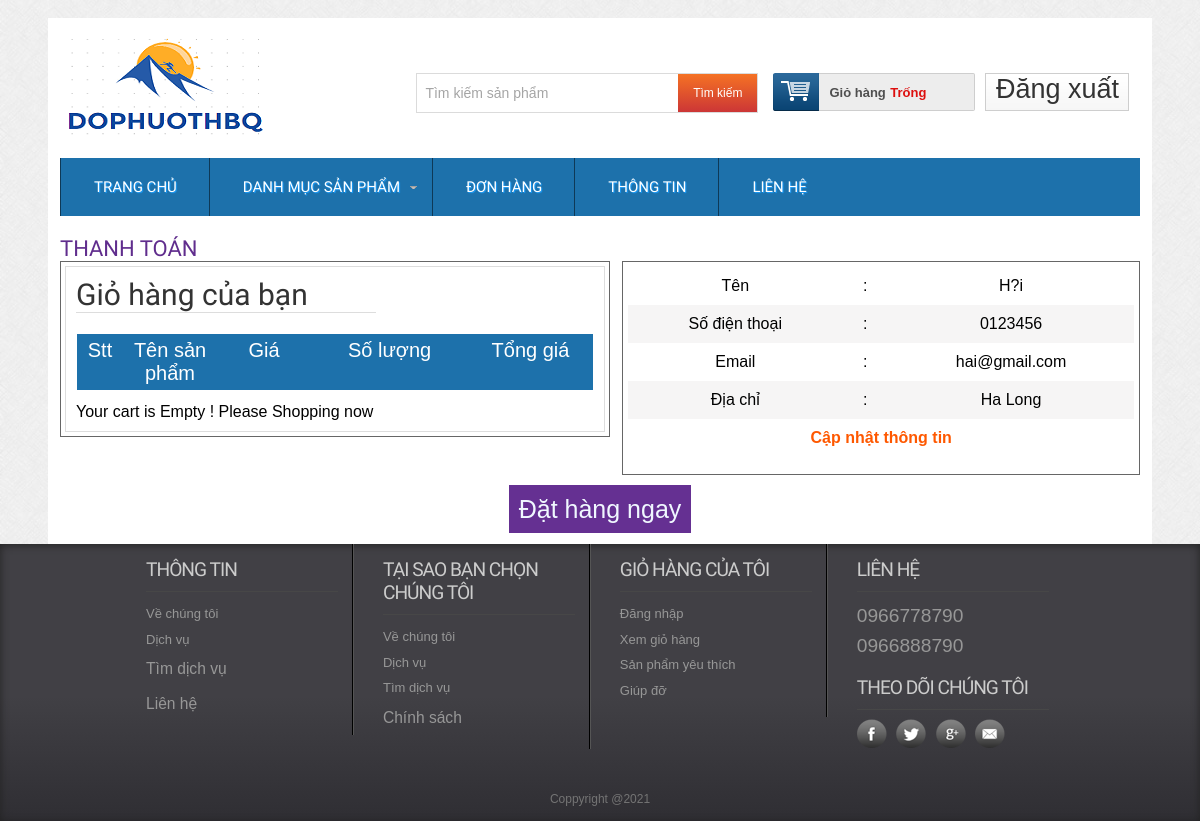
The app's page /thanhtoan.php (signed in) with its own data.
### tables this page shows
CREATE TABLE `tbl_customer` (
  `id` int(11) NOT NULL,
  `name` varchar(255) NOT NULL,
  `address` varchar(255) NOT NULL,
  `phone` varchar(30) NOT NULL,
  `email` varchar(50) NOT NULL,
  `password` varchar(255) NOT NULL
);

### classes/cart.php (called while the page is built, shortened)
<?php
	$filepath = realpath(dirname(__FILE__));
	include_once ($filepath.'/../lib/database.php');
?>
<?php
	class cart
	{
		private $db;
		public function __construct()
		{
			$this->db = new Database();
		}
		public function check_cart()
		{
			$sId = session_id();
			$query = "SELECT * FROM tbl_cart WHERE sId = '$sId' ";
			$result = $this->db->select($query);
			return $result;
		}
	}
 ?>

### lib/database.php (called while the page is built, shortened)
<?php
Class Database extends PDO{
   public $host   = DB_HOST;
   public $user   = DB_USER;
   public $pass   = DB_PASS;
   public $dbname = DB_NAME;
   public $link;
private function connectDB(){
   $this->link = new mysqli($this->host, $this->user, $this->pass,
    $this->dbname);
 }
public function select($query){
  $result = $this->link->query($query) or
   die($this->link->error.__LINE__);
  if($result->num_rows > 0){
    return $result;
  } else {
    return false;
  }
 }
}

### classes/customer.php (called while the page is built, shortened)
<?php
	$filepath = realpath(dirname(__FILE__));
	include_once ($filepath.'/../lib/database.php');
?>
<?php
	class customer
	{
		private $db;
		public function __construct()
		{
			$this->db = new Database();
		}
		public function show_customers($id)
		{
			$query = "SELECT * FROM tbl_customer WHERE id='$id' ";
			$result = $this->db->select($query);
			return $result;
		}
	}
 ?>

### lib/session.php (called while the page is built, shortened)
<?php
class Session{
 public static function get($key){
    if (isset($_SESSION[$key])) {
     return $_SESSION[$key];
    } else {
     return false;
    }
 }
}
?>

### thanhtoan.php (the view, shortened to what this page needs)
<?php
	include 'inc/header.php';
 ?>
<form action="" method="POST">
 <div class="main">
    <div class="content">
    	<div class="section group">
    		<div class="heading">
    		     <h3>Thanh toán</h3>
    		</div>
    		<div class="box_left">
    			<div class="cartpage">
			    	<h2>Giỏ hàng của bạn</h2>
						<table class="tblone">
							<tr>
								<th width="5%">Stt</th>
								<th width="15%">Tên sản phẩm</th>
								<th width="15%">Giá</th>
								<th width="25%">Số lượng</th>
								<th width="20%">Tổng giá</th>
							</tr>
						</table>
						<?php
							$check_cart = $ct->check_cart();
							if ($check_cart) {
							 ?>
						<table style="float:right;text-align:left;" width="40%">
							<tr>
								<th>Tổng giá : </th>
								<td>
								<?php echo $subtotal.' VND';
									  Session::set('sum',$subtotal);
									  Session::set('qty',$qty);
								?>
								</td>
							</tr>
							<!-- <tr>
								<th>Thuế : </th>
								<td>10% (<?php echo $vat = $subtotal * 0.1. ' VND';?>)</td>
							</tr>
							<tr>
								<th>Tổng cộng :</th>
								<td><?php
								$vat = $subtotal * 0.1;
								$grandTotal = $subtotal + $vat;
								echo $grandTotal.' VND';
								 ?> </td>
							</tr> -->
					   </table>
					   <?php
						}else {
							echo 'Your cart is Empty ! Please Shopping now';
						}
					    ?>
					</div>
    		</div>
    		<div class="box_right">
    			<table class="tblone">
		    		<?php
		    		$id = Session::get('customer_id');
		    		$get_customers = $cs->show_customers($id);
		    		if ($get_customers) {
		    			while ($result = $get_customers->fetch_assoc()) {
		    		 ?>
		    		<tr>
		    			<td>Tên</td>
		    			<td>:</td>
		    			<td><?php echo $result['name']; ?></td>
		    		</tr>
		    		<tr>
		    			<td>Số điện thoại</td>
		    			<td>:</td>
		    			<td><?php echo $result['phone']; ?></td>
		    		</tr>
		    		<tr>
		    			<td>Email</td>
		    			<td>:</td>
		    			<td><?php echo $result['email']; ?></td>
		    		</tr>
		    		<tr>
		    			<td>Địa chỉ</td>
		    			<td>:</td>
		    			<td><?php echo $result['address']; ?></td>
		    		</tr>
		            <tr>
		                <td colspan="3"><a href="editprofile.php">Cập nhật thông tin</a></td>
		            </tr>
		    		<?php
		    		}
		    		}
		    		 ?>
		    	</table>
    		</div>
 		</div>
 	</div>
 	<center style="padding-bottom: 20px;"><a href="?orderid=order" class="a_order">Đặt hàng ngay</a></center>
 </div>
</form>
<?php
	include 'inc/footer.php';
 ?>

### css/style.css (style rules this page uses)
html,body,div,span,applet,object,iframe,h1,h2,h3,h4,h5,h6,p,blockquote,pre,a,abbr,acronym,address,big,cite,code,del,dfn,em,img,ins,kbd,q,s,samp,small,strike,strong,sub,sup,tt,var,b,u,i,dl,dt,dd,ol,nav ul,nav li,fieldset,form,label,legend,table,caption,tbody,tfoot,thead,tr,th,td,article,aside,canvas,details,embed,figure,figcaption,footer,header,hgroup,menu,nav,output,ruby,section,summary,time,mark,audio,video { margin:0;padding:0;border:0;font-size:100%;font:inherit;vertical-align:baseline; }
table { border-collapse:collapse;border-spacing:0; }
a { text-decoration:none; }
body { font-family:Arial, Helvetica, sans-serif; background:url(../images/body_bg3.jpg); }
.section { clear: both; padding: 0px; margin: 0px; }
.group:before, .group:after { content:""; display:table; }
.group:after { clear:both; }
.group { zoom:1; }
.content { padding:20px 0; background:#FFF; }
.content h2 { font-size:40px; color:#333; font-family: 'Monda', sans-serif; }
.heading { float:left; margin-right:10%; }
.heading h3 { font-family: 'Monda', sans-serif; font-size:22px; color:#602D8D; text-transform:uppercase; }
.cartpage { border: 1px solid #ddd; overflow: hidden; padding: 10px; }
.cartpage h2 { border-bottom: 1px solid #ddd; font-size: 30px; margin-bottom: 20px; width: 300px; }
.tblone { border: 1px solid #fff; margin-bottom: 12px; width: 100%; }
.tblone th { background: #1d71ab none repeat scroll 0 0; color: #fff; font-size: 20px; padding: 5px 8px; text-align: center; }
.tblone td { padding:10px;text-align:center; }
table.tblone tr:nth-child(2n+1) { background:#fff;height:30px; }
table.tblone tr:nth-child(2n) { background:#f6f5f5;height:30px; }
table.tblone a { color: #fe5800; font-weight: bold; text-decoration: none; }

### thanhtoan.php (style rules this page uses)
.box_left { width: 50%; border: 1px solid #666; float: left; padding: 4px; }
.box_right { width: 47%; border: 1px solid #666; float: right; padding: 4px; }
.a_order { background: #653092; color: aliceblue; padding: 10px; font-size: 25px; border-radius: none; cursor: pointer; }

### records on screen
tbl_customer: name "H?i", phone "0123456", email "hai@gmail.com", address "Ha Long"
